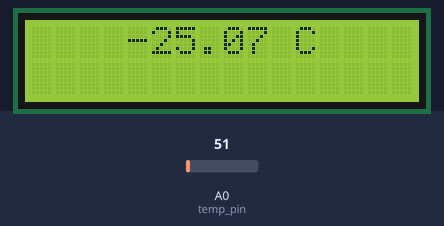
Simulated run of this sketch. Board: Arduino Uno, built with avr-gcc and run on an emulated ATmega328P. On the bench: 16×2 character LCD. The inputs (shaded band) are chosen by the test bench; at power-on: A0 (temp_pin) = 51.

Above: at 1.2 s.
1.3 s: A0 (temp_pin) set to 61
At 2.5 s:
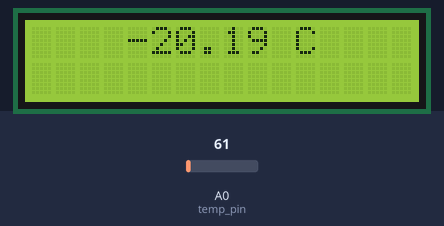
3.0 s: A0 (temp_pin) set to 71
At 4.0 s:
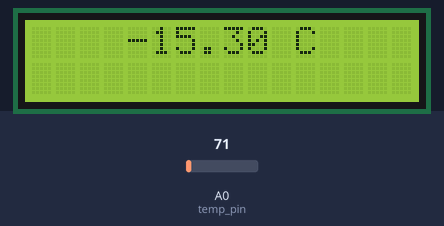
4.5 s: A0 (temp_pin) set to 86
At 5.6 s:
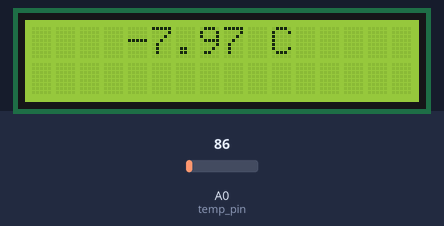
Timing chart, 0 to 7.5 s (numbered marks = the images above; inputs shaded):
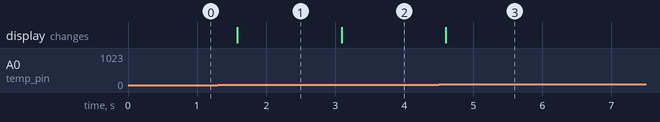

Measured:
- after the input at 1.3 s, the display: changes after 0.28 s (image 1)
- after the input at 3.0 s, the display: changes after 0.09 s (image 2)
- after the input at 4.5 s, the display: changes after 0.10 s (image 3)

The sketch:

Challenge_Thermometer.ino
```cpp
#include <LiquidCrystal.h>

// Pins
const int temp_pin = A0;

// LCD object
LiquidCrystal lcd(12, 11, 2, 3, 4, 5);

void setup()
{

  // Initialize LCD
  lcd.begin(16, 2);
  lcd.clear();
}

void loop()
{

  float voltage;
  float temp_c;

  // Read voltage and convert to temperature (Celsius)
  voltage = analogRead(temp_pin) * 5.0 / 1023;
  temp_c = 100.0 * voltage - 50;

  // Print temperature to LCD
  lcd.clear();
  lcd.setCursor(4, 0);
  lcd.print(temp_c);
  lcd.print(" C");

  delay(500);
}
```
